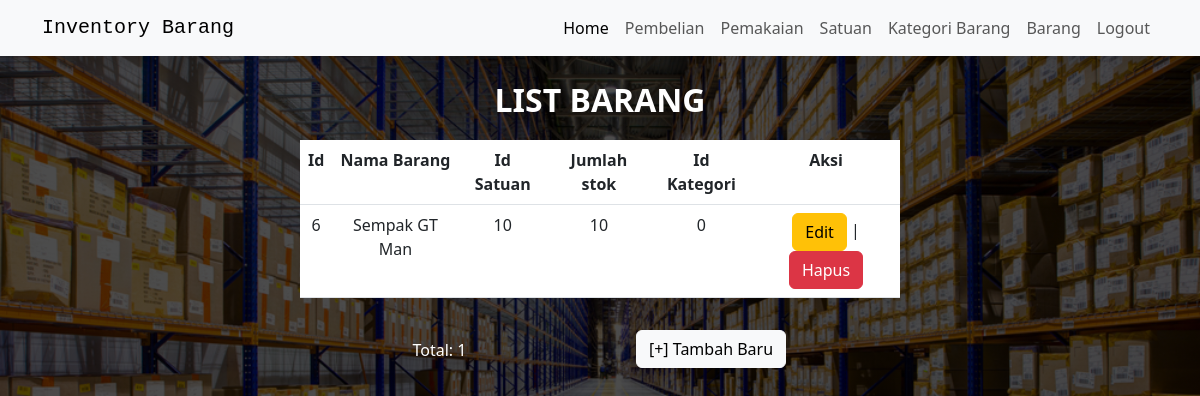
Screenshot of /barang/listbarang.php with the database file from the repository.
### tables this page shows
CREATE TABLE `barang` (
  `id` int(11) NOT NULL,
  `id_barang` int(11) NOT NULL,
  `nama_barang` varchar(255) NOT NULL,
  `id_satuan` int(11) NOT NULL,
  `jumlh_stok` varchar(168) NOT NULL,
  `id_kategori` int(11) NOT NULL
);

### barang/listbarang.php (the view)
<?php
include("../koneksi/koneksi.php");
include('../head.php')
?>
<header>
    <p>
        <b>LIST BARANG</b>
    </p>
</header>
<div class="table-barang">
    <div class="table-responsive">
        <table class="table table-hover text-center">
            <thead>
                <tr class="table">
                    <th>Id</th>
                    <th>Nama Barang</th>
                    <th>Id Satuan</th>
                    <th>Jumlah stok</th>
                    <th>Id Kategori</th>
                    <th>Aksi</th>
                </tr>
            </thead>
            <tbody>
                <?php
                $sql = "SELECT * FROM barang";
                $query = mysqli_query($db, $sql);
                while ($barang = mysqli_fetch_array($query)) {
                    echo "<tr>";
                    echo "<td>" . $barang['id'] . "</td>";
                    echo "<td>" . $barang['nama_barang'] . "</td>";
                    echo "<td>" . $barang['id_satuan'] . "</td>";
                    echo "<td>" . $barang['jumlh_stok'] . "</td>";
                    echo "<td>" . $barang['id_kategori'] . "</td>";
                    echo "<td>";
                    echo '<a href=editbarang.php?id=' . $barang['id'] . ' class="btn btn-warning">Edit</a> | ';
                    echo '<a href="hapusbarang.php?id=' . $barang['id'] . '" class="btn btn-danger">Hapus</a> ';
                    echo "</td>";
                    echo "</tr>";
                }
                ?>
            </tbody>
        </table>
    </div>
</div>
<div class="container text-center">
    <div class="row justify-content-center">
        <div class="col-2 pt-4 pe-5">
            <p>
                Total: <?php echo mysqli_num_rows($query) ?>
            </p>
        </div>
        <div class="col-3">
            <nav>
                <a href="formbarang.php" class="btn btn-light" style="margin-bottom: 1rem; margin-top:1rem; margin-left:2rem;">[+] Tambah Baru</a>
            </nav>
        </div>
    </div>
</div>
<?php
include('../bottom.php');
?>

### style/style.css (style rules this page uses)
body { background-size: cover; background-repeat: no-repeat; background-position: center; background-attachment: fixed; position: relative; background-repeat: no-repeat !important; background-size: cover !important; min-height: 100vh; background: linear-gradient(rgba(0, 0, 0, 0.7), rgba(0, 0, 0, 0.7)) ,url(../gambar/bg.jpg); }
header { margin-top: 20px; color: white; font-size: xx-large; text-align: center; }
p { color: white; }
.table { color: white; background-color: white; }
.table-barang { margin: auto; width: 50%; }

### rows the page displays
barang: id "6", nama_barang "Sempak GT Man", id_satuan "10", jumlh_stok "10", id_kategori "0"

### other values shown
mysqli_num_rows($query) "1"
